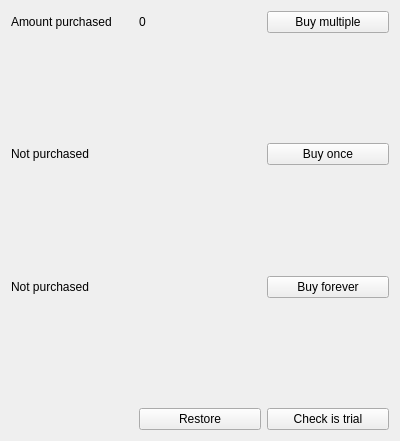
<?xml version="1.0" encoding="UTF-8"?>
<ui version="4.0">
 <class>Window</class>
 <widget class="QWidget" name="Window">
  <property name="geometry">
   <rect>
    <x>0</x>
    <y>0</y>
    <width>400</width>
    <height>441</height>
   </rect>
  </property>
  <property name="windowTitle">
   <string>Form</string>
  </property>
  <layout class="QGridLayout" name="gridLayout">
   <item row="3" column="0">
    <widget class="QLabel" name="lblOnce">
     <property name="text">
      <string>Not purchased</string>
     </property>
    </widget>
   </item>
   <item row="0" column="0">
    <widget class="QLabel" name="lblMultiple">
     <property name="text">
      <string>Amount purchased</string>
     </property>
    </widget>
   </item>
   <item row="0" column="1">
    <widget class="QLabel" name="lblAmount">
     <property name="text">
      <string>0</string>
     </property>
    </widget>
   </item>
   <item row="5" column="0">
    <spacer name="verticalSpacer">
     <property name="orientation">
      <enum>Qt::Vertical</enum>
     </property>
     <property name="sizeHint" stdset="0">
      <size>
       <width>20</width>
       <height>40</height>
      </size>
     </property>
    </spacer>
   </item>
   <item row="0" column="2">
    <widget class="QPushButton" name="btnMultple">
     <property name="text">
      <string>Buy multiple</string>
     </property>
    </widget>
   </item>
   <item row="6" column="2">
    <widget class="QPushButton" name="btnPurchaseForever">
     <property name="text">
      <string>Buy forever</string>
     </property>
    </widget>
   </item>
   <item row="3" column="2">
    <widget class="QPushButton" name="btnPurchaseOnce">
     <property name="text">
      <string>Buy once</string>
     </property>
    </widget>
   </item>
   <item row="8" column="1">
    <widget class="QPushButton" name="btnRestorePurchases">
     <property name="text">
      <string>Restore</string>
     </property>
    </widget>
   </item>
   <item row="6" column="0">
    <widget class="QLabel" name="lblOnceForever">
     <property name="text">
      <string>Not purchased</string>
     </property>
    </widget>
   </item>
   <item row="2" column="0">
    <spacer name="verticalSpacer_2">
     <property name="orientation">
      <enum>Qt::Vertical</enum>
     </property>
     <property name="sizeHint" stdset="0">
      <size>
       <width>20</width>
       <height>40</height>
      </size>
     </property>
    </spacer>
   </item>
   <item row="7" column="1">
    <spacer name="verticalSpacer_3">
     <property name="orientation">
      <enum>Qt::Vertical</enum>
     </property>
     <property name="sizeHint" stdset="0">
      <size>
       <width>20</width>
       <height>40</height>
      </size>
     </property>
    </spacer>
   </item>
   <item row="8" column="2">
    <widget class="QPushButton" name="btnCheckTrial">
     <property name="text">
      <string>Check is trial</string>
     </property>
    </widget>
   </item>
  </layout>
 </widget>
 <resources/>
 <connections/>
</ui>
